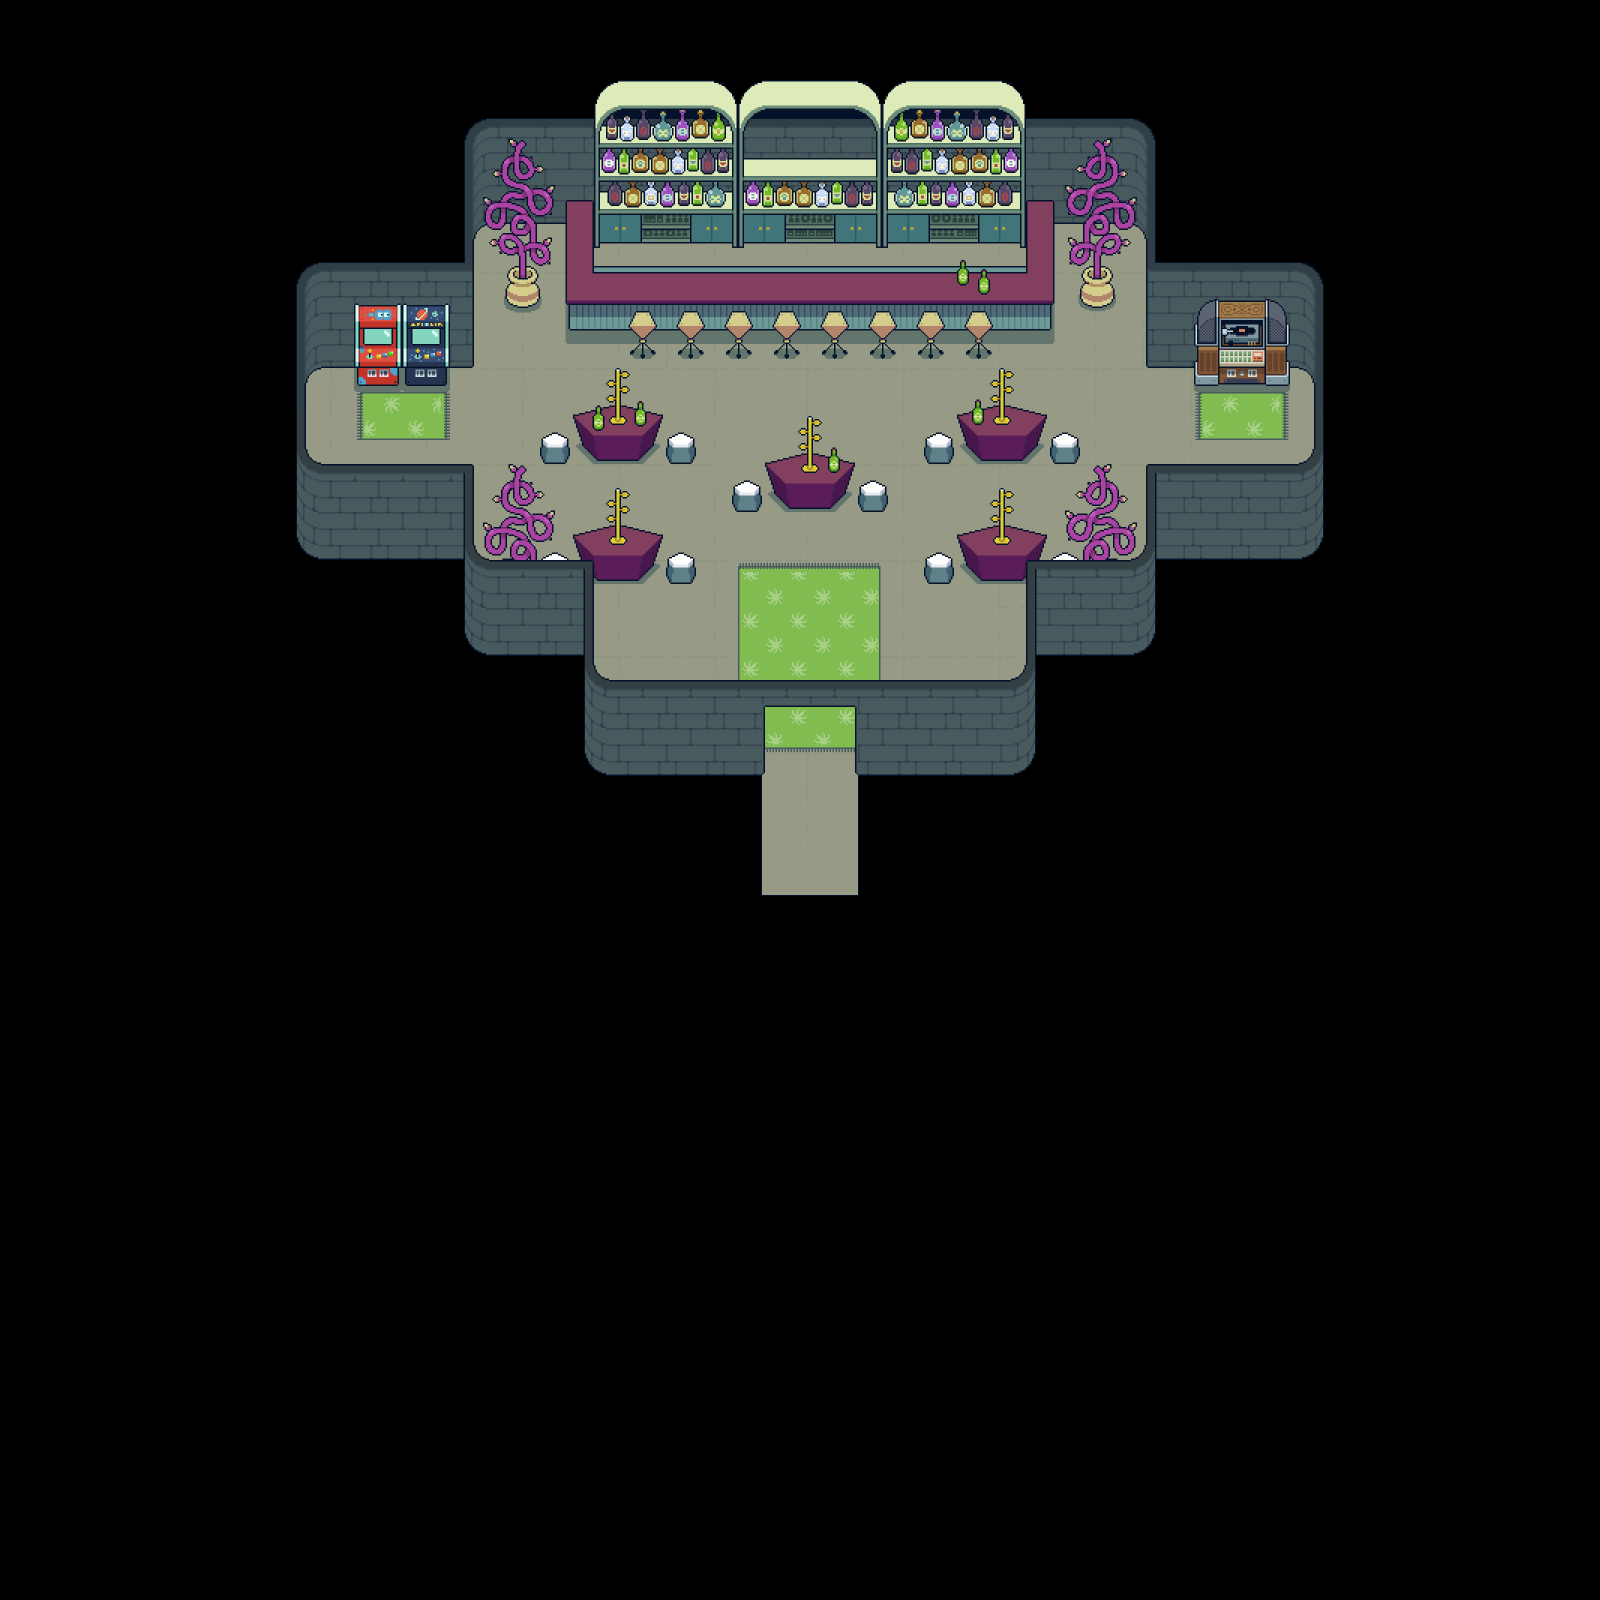

A level layout from a 2D game, rendered from its tile map. Below: a short description, then the map file with tile-grid data replaced by summaries:
An orthogonal 100x100 tile map with 16x16 px tiles, 1 tile layer (ground).

<map version="1.8" tiledversion="1.8.4" orientation="orthogonal" renderorder="right-down" width="100" height="100" tilewidth="16" tileheight="16" infinite="0" nextlayerid="2" nextobjectid="1">
 <tileset firstgid="1" source="bar_interior.tsx" />
 <layer id="1" name="ground" width="100" height="100">
  <data>[10000 cells, 3315 non-empty, 3315 distinct tile ids]</data>
 </layer>
</map>
